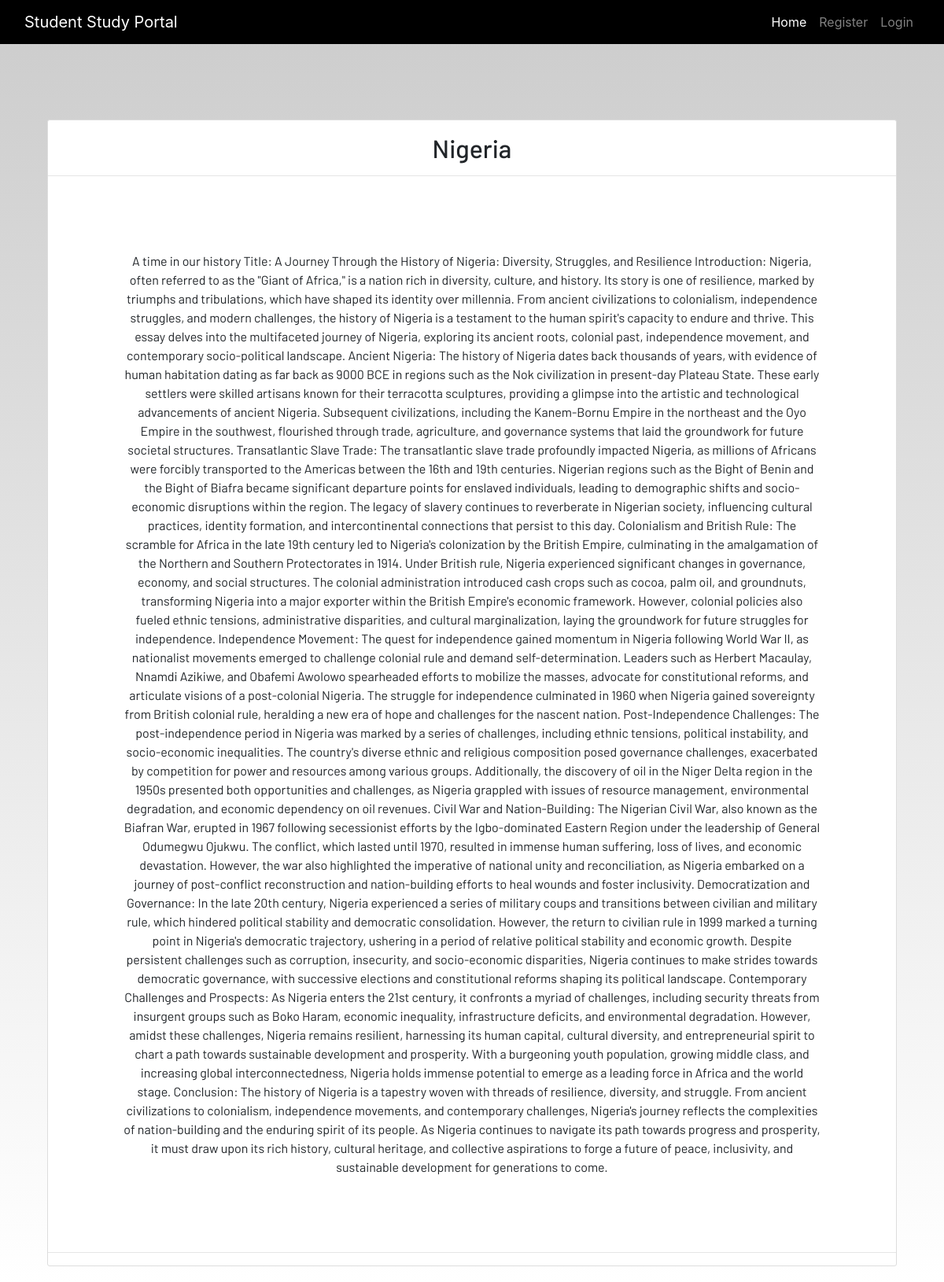
The page /notes_detail/6 on the database its author committed.
### dashboard/models.py (models this page shows, shortened)
class Notes(models.Model):
    user = models.ForeignKey(User, on_delete=models.CASCADE)
    title = models.CharField(max_length=500)
    description = models.TextField()
    class Meta:
        verbose_name = "notes"
        verbose_name_plural = "notes"

### dashboard/views.py (the view)
# urls.py: path("notes_detail/<int:pk>", views.NotesDetailView.as_view(), name="notes-detail"),
class NotesDetailView(generic.DetailView):
    model = Notes

### dashboard/templates/dashboard/notes_detail.html
{% extends 'dashboard/base.html' %}
{% load static %}
{% block content %}
<section class='text-center container'>
    <div class="container">
        <div class="content-section p-0 mt-5">
            <div class="m-3">
                <h2>{{notes.title}}</h2>
            </div>
            <hr class="p-0 m-0">
            <p class="description m-5 p-5">
                {{notes.description}}
            </p>
            <hr>
        </div>
    </div>
</section>
{% endblock content %}

### static/css/main.css (style rules this page uses)
html { scroll-behavior: smooth; height: 100%; width: 100%; }
html, body { max-width: 100%; overflow-x: hidden; height: 100%; width: 100%; }
body { background: linear-gradient(rgba(0, 0, 0, 0.2), rgba(255, 255, 255, 0.5)); overflow-x: hidden; background-repeat: no-repeat; }
.content-section { background: #ffffff; padding: 10px 20px; border: 1px solid #dddddd; border-radius: 3px; margin-bottom: 20px; }

### rows shown on the page
Notes: title "Nigeria", description "A time in our history Title: A Journey Through the History of Nigeria: Diversity, Struggles, and Resilience Introduction: Nigeria, often referred to as the \"Giant of Africa,\" is a nation rich in diversity, culture, and history. Its story is one of resilience, marked by triumphs and tribulations, which have shaped its identity over millennia. From ancient civilizations to colonialism, independence struggles, and modern challenges, the history of Nigeria is a testament to the human spirit's capacity to endure and thrive. This essay delves into the multifaceted journey of Nigeria, exploring its ancient roots, colonial past, independence movement, and contemporary socio-political landscape.…"
